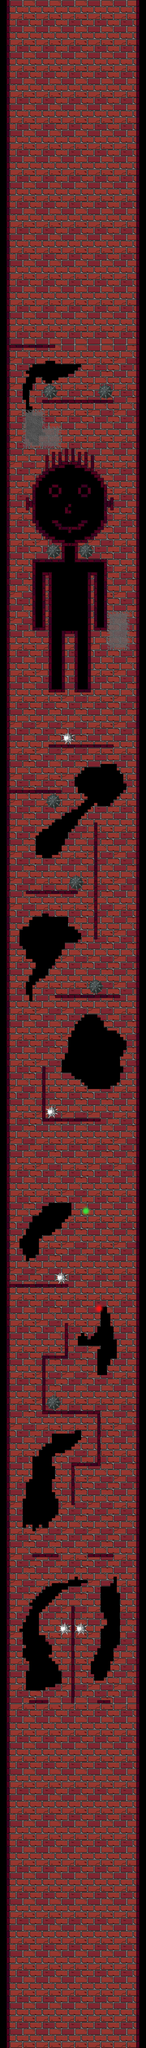

A level layout from a 2D game, rendered from its tile map. Below: a short description, then the map file with tile-grid data replaced by summaries:
An orthogonal 45x630 tile map with 32x32 px tiles, 4 tile layers (background, walls, teleports, dead_things), 3 tilesets and 155 objects.

<map version="1.9" tiledversion="1.9.2" orientation="orthogonal" renderorder="right-down" width="45" height="630" tilewidth="32" tileheight="32" infinite="0" nextlayerid="20" nextobjectid="313">
 <tileset firstgid="1" source="map_sprite.tsx" />
 <tileset firstgid="1025" source="../map_sprite.tsx" />
 <tileset firstgid="2049" source="../map_sprite.tsx" />
 <layer id="16" name="background" width="45" height="630">
  <data>[28350 cells, 0 non-empty, 0 distinct tile ids]</data>
 </layer>
 <layer id="2" name="walls" width="45" height="630">
  <data>[28350 cells, 23176 non-empty, 135 distinct tile ids]</data>
 </layer>
 <layer id="3" name="teleports" width="45" height="630">
  <data>[28350 cells, 18 non-empty, 18 distinct tile ids]</data>
 </layer>
 <layer id="5" name="dead_things" width="45" height="630">
  <data>[28350 cells, 483 non-empty, 90 distinct tile ids]</data>
 </layer>
 <objectgroup id="6" name="walls">
  <object id="148" x="-128" y="0" width="224" height="20160" />
  <object id="149" x="1344" y="0" width="224" height="20160" />
 </objectgroup>
 <objectgroup id="7" name="walls_inside_tower">
  <object id="156" x="288" y="16736" width="192" height="32" />
  <object id="157" x="704" y="15808" width="32" height="960" />
  <object id="158" x="960" y="16736" width="128" height="32" />
  <object id="159" x="864" y="15296" width="256" height="32" />
  <object id="160" x="320" y="15296" width="256" height="32" />
  <object id="161" x="704" y="14400" width="32" height="416" />
  <object id="162" x="704" y="14400" width="288" height="32" />
  <object id="163" x="960" y="13888" width="32" height="544" />
  <object id="164" x="416" y="13888" width="576" height="32" />
  <object id="165" x="416" y="13344" width="32" height="576" />
  <object id="166" x="416" y="13344" width="256" height="32" />
  <object id="167" x="640" y="13024" width="32" height="352" />
  <object id="168" x="64" y="12640" width="608" height="32" />
  <object id="169" x="416" y="11008" width="576" height="32" />
  <object id="170" x="416" y="10496" width="32" height="544" />
  <object id="171" x="544" y="9792" width="640" height="32" />
  <object id="172" x="928" y="8096" width="32" height="1152" />
  <object id="173" x="256" y="8768" width="512" height="32" />
  <object id="174" x="64" y="7776" width="544" height="32" />
  <object id="176" x="480" y="7328" width="640" height="32" />
  <object id="177" x="320" y="5504" width="320" height="32" />
  <object id="178" x="608" y="5312" width="32" height="224" />
  <object id="179" x="608" y="5344" width="160" height="32" />
  <object id="180" x="736" y="5312" width="32" height="224" />
  <object id="181" x="736" y="5504" width="320" height="32" />
  <object id="182" x="1024" y="5504" width="32" height="704" />
  <object id="183" x="928" y="6176" width="128" height="32" />
  <object id="184" x="864" y="5632" width="96" height="32" />
  <object id="185" x="928" y="5632" width="32" height="576" />
  <object id="186" x="864" y="5632" width="32" height="1184" />
  <object id="187" x="736" y="6784" width="160" height="32" />
  <object id="188" x="736" y="6208" width="32" height="608" />
  <object id="189" x="608" y="6208" width="160" height="32" />
  <object id="190" x="608" y="6208" width="32" height="608" />
  <object id="191" x="480" y="6784" width="160" height="32" />
  <object id="192" x="480" y="5632" width="32" height="1184" />
  <object id="193" x="416" y="5632" width="96" height="32" />
  <object id="194" x="416" y="5632" width="32" height="576" />
  <object id="195" x="320" y="6176" width="128" height="32" />
  <object id="196" x="320" y="5504" width="32" height="704" />
  <object id="197" x="512" y="5312" width="128" height="32" />
  <object id="198" x="512" y="5280" width="32" height="64" />
  <object id="199" x="448" y="5280" width="96" height="32" />
  <object id="200" x="448" y="5248" width="32" height="64" />
  <object id="201" x="416" y="5248" width="64" height="32" />
  <object id="202" x="416" y="5216" width="32" height="64" />
  <object id="203" x="384" y="5216" width="64" height="32" />
  <object id="204" x="384" y="5184" width="32" height="64" />
  <object id="205" x="352" y="5184" width="64" height="32" />
  <object id="206" x="352" y="5120" width="32" height="96" />
  <object id="207" x="320" y="5120" width="64" height="32" />
  <object id="208" x="320" y="4768" width="32" height="384" />
  <object id="210" x="256" y="4928" width="96" height="64" />
  <object id="211" x="256" y="4896" width="32" height="128" />
  <object id="212" x="736" y="5312" width="128" height="32" />
  <object id="213" x="832" y="5280" width="32" height="64" />
  <object id="214" x="832" y="5280" width="96" height="32" />
  <object id="215" x="896" y="5248" width="32" height="64" />
  <object id="216" x="896" y="5248" width="64" height="32" />
  <object id="217" x="928" y="5216" width="32" height="64" />
  <object id="218" x="928" y="5216" width="64" height="32" />
  <object id="219" x="960" y="5184" width="32" height="64" />
  <object id="220" x="960" y="5184" width="64" height="32" />
  <object id="221" x="992" y="5120" width="32" height="96" />
  <object id="222" x="992" y="5120" width="64" height="32" />
  <object id="223" x="1024" y="4768" width="32" height="384" />
  <object id="224" x="992" y="4768" width="64" height="32" />
  <object id="225" x="992" y="4704" width="32" height="96" />
  <object id="226" x="960" y="4704" width="64" height="32" />
  <object id="227" x="960" y="4672" width="32" height="64" />
  <object id="228" x="928" y="4672" width="64" height="32" />
  <object id="229" x="928" y="4640" width="32" height="64" />
  <object id="230" x="896" y="4640" width="64" height="32" />
  <object id="231" x="896" y="4480" width="32" height="192" />
  <object id="232" x="832" y="4608" width="96" height="32" />
  <object id="233" x="832" y="4448" width="32" height="192" />
  <object id="234" x="736" y="4576" width="128" height="32" />
  <object id="235" x="768" y="4448" width="32" height="160" />
  <object id="236" x="576" y="4544" width="224" height="32" />
  <object id="237" x="576" y="4448" width="32" height="160" />
  <object id="238" x="512" y="4576" width="128" height="32" />
  <object id="239" x="512" y="4448" width="32" height="192" />
  <object id="240" x="448" y="4608" width="96" height="32" />
  <object id="241" x="448" y="4480" width="32" height="160" />
  <object id="242" x="448" y="4608" width="32" height="64" />
  <object id="243" x="416" y="4640" width="64" height="32" />
  <object id="244" x="416" y="4640" width="32" height="64" />
  <object id="245" x="384" y="4672" width="64" height="32" />
  <object id="246" x="384" y="4672" width="32" height="64" />
  <object id="247" x="352" y="4704" width="64" height="32" />
  <object id="248" x="352" y="4704" width="32" height="96" />
  <object id="249" x="320" y="4768" width="64" height="32" />
  <object id="250" x="640" y="4416" width="32" height="160" />
  <object id="251" x="704" y="4416" width="32" height="160" />
  </objectgroup>
 <objectgroup id="8" name="coins">
  <properties>
   <property name="tp" value="1" />
  </properties>
  <!-- 9 objects omitted --></objectgroup>
 <objectgroup id="9" name="dead_things">
  <!-- 13 objects omitted --></objectgroup>
 <objectgroup id="10" name="moving_beams">
  <!-- 4 objects omitted --></objectgroup>
 <objectgroup id="11" name="walking_enemies">
  <!-- 1 objects omitted --></objectgroup>
 <objectgroup id="12" name="spins">
  <!-- 2 objects omitted --></objectgroup>
 <objectgroup id="13" name="body_parts_restorer">
  <!-- 2 objects omitted --></objectgroup>
 <objectgroup id="14" name="dragons" />
 <objectgroup id="15" name="hounter" />
 <objectgroup id="17" name="changing_pos_beams" />
 <objectgroup id="18" name="spider_webs">
  <!-- 3 objects omitted --></objectgroup>
 <objectgroup id="19" name="teleports">
  <!-- 2 objects omitted --></objectgroup>
</map>
<!-- 59 of 155 objects omitted -->
